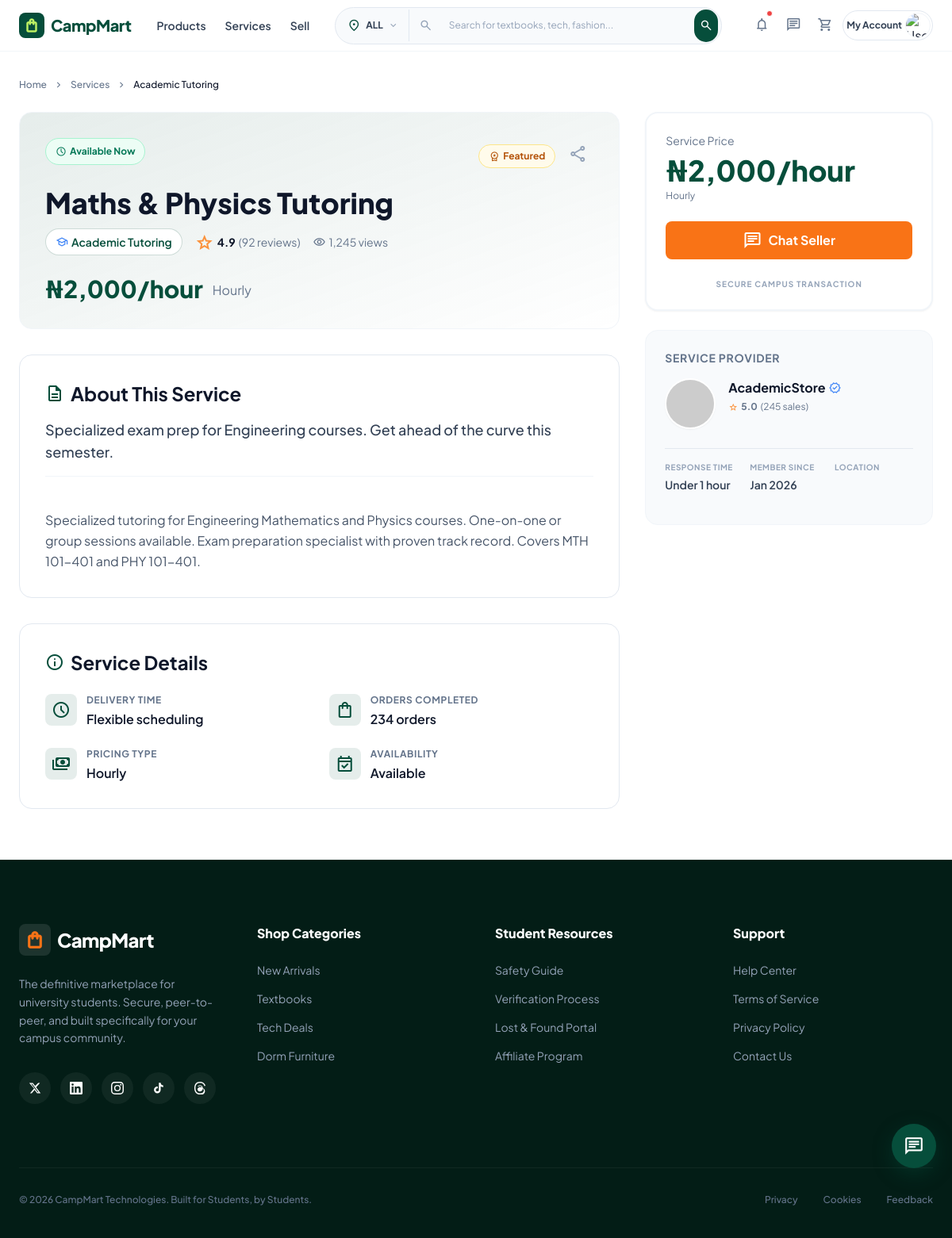
Screenshot of /service/maths-physics-tutoring with the database file from the repository.
### tables this page shows
CREATE TABLE `services` (
  `id` int(11) NOT NULL,
  `user_id` int(11) NOT NULL,
  `service_category_id` int(11) NOT NULL,
  `title` varchar(255) NOT NULL,
  `slug` varchar(255) NOT NULL,
  `description` text NOT NULL,
  `short_description` varchar(500) DEFAULT NULL,
  `pricing_type` enum('fixed','hourly','daily','project') DEFAULT 'fixed',
  `price` decimal(15,2) NOT NULL,
  `delivery_time` varchar(100) DEFAULT NULL,
  `availability` enum('available','busy','unavailable') DEFAULT 'available',
  `rating` decimal(3,2) DEFAULT 0.00,
  `total_ratings` int(11) DEFAULT 0,
  `total_orders` int(11) DEFAULT 0,
  `views_count` int(11) DEFAULT 0,
  `bookmarks_count` int(11) DEFAULT 0,
  `portfolio_images` longtext DEFAULT NULL CHECK (json_valid(`portfolio_images`)),
  `skills` longtext DEFAULT NULL CHECK (json_valid(`skills`)),
  `is_featured` tinyint(1) DEFAULT 0,
  `status` enum('active','paused','inactive') DEFAULT 'active',
  `created_at` timestamp NOT NULL DEFAULT current_timestamp(),
  `updated_at` timestamp NOT NULL DEFAULT current_timestamp() ON UPDATE current_timestamp()
);

CREATE TABLE `service_categories` (
  `id` int(11) NOT NULL,
  `name` varchar(100) NOT NULL,
  `slug` varchar(100) NOT NULL,
  `description` text DEFAULT NULL,
  `icon` varchar(100) DEFAULT NULL,
  `color_code` varchar(20) DEFAULT NULL,
  `is_active` tinyint(1) DEFAULT 1,
  `created_at` timestamp NOT NULL DEFAULT current_timestamp()
);

CREATE TABLE `users` (
  `id` int(11) NOT NULL,
  `pubkey` varchar(65) DEFAULT NULL,
  `username` varchar(100) NOT NULL,
  `email` varchar(255) NOT NULL,
  `role` enum('user','admin','seller') DEFAULT 'user',
  `password_hash` varchar(255) NOT NULL,
  `firstname` varchar(25) DEFAULT NULL,
  `lastname` varchar(25) DEFAULT NULL,
  `full_name` varchar(255) NOT NULL,
  `affiliate_code` varchar(12) NOT NULL,
  `referred_by` int(10) NOT NULL DEFAULT 0,
  `phone` varchar(20) DEFAULT NULL,
  `location` varchar(150) DEFAULT NULL,
  `bio` varchar(260) DEFAULT NULL,
  `date_of_birth` varchar(22) DEFAULT NULL,
  `profile_image` varchar(500) DEFAULT NULL,
  `university_id` int(11) DEFAULT NULL,
  `student_id` varchar(100) DEFAULT NULL,
  `department` varchar(150) DEFAULT NULL,
  `level` varchar(16) DEFAULT NULL,
  `role_id` int(11) DEFAULT 3,
  `is_verified` tinyint(1) DEFAULT 0,
  `verification_method` enum('email','student_id','phone','admin') DEFAULT 'email',
  `rating` decimal(3,2) DEFAULT 0.00,
  `total_ratings` int(11) DEFAULT 0,
  `total_sales` int(11) DEFAULT 0,
  `total_purchases` int(11) DEFAULT 0,
  `account_balance` decimal(15,2) DEFAULT 0.00,
  `status` enum('active','suspended','banned','pending') DEFAULT 'pending',
  `last_login` timestamp NULL DEFAULT NULL,
  `last_seen` timestamp NULL DEFAULT NULL,
  `created_at` timestamp NOT NULL DEFAULT current_timestamp(),
  `updated_at` timestamp NOT NULL DEFAULT current_timestamp() ON UPDATE current_timestamp()
);

### service.php (the view, shortened to what the rows shown need)
<?php
require_once 'includes/controller.php';
$slug = $_GET['slug'] ?? '';
$service_query = "
    SELECT s.*,
           u.username as provider_username,
           u.is_verified,
           u.full_name as provider_name,
           u.profile_image as provider_image,
           u.rating as provider_rating,
           u.total_sales as provider_total_sales,
           u.location as provider_location,
           sc.name as category_name,
           sc.icon as category_icon,
           sc.color_code as category_color
    FROM services s
    JOIN users u ON s.user_id = u.id
    LEFT JOIN service_categories sc ON s.service_category_id = sc.id
    WHERE s.slug = ?
    AND s.status = 'active'
    LIMIT 1
";
$stmt = $db->prepare($service_query);
$stmt->bind_param("s", $slug);
$stmt->execute();
$result = $stmt->get_result();
$service = $result->fetch_assoc();
$price_display = match($service['pricing_type']) {
    'hourly' => '₦' . number_format($service['price']) . '/hour',
    'per_project' => '₦' . number_format($service['price']) . '/project',
    default => '₦' . number_format($service['price'])
};
$availability_config = [
    'available' => ['bg' => 'bg-emerald-50', 'text' => 'text-emerald-700', 'border' => 'border-emerald-200', 'label' => 'Available Now'],
    'busy' => ['bg' => 'bg-amber-50', 'text' => 'text-amber-700', 'border' => 'border-amber-200', 'label' => 'Currently Busy'],
    'unavailable' => ['bg' => 'bg-slate-50', 'text' => 'text-slate-700', 'border' => 'border-slate-200', 'label' => 'Unavailable']
];
$avail = $availability_config[$service['availability']] ?? $availability_config['available'];
?>
<!DOCTYPE html>
<html class="light" lang="en">
<head>
    <script src="tailwind34.js"></script>
    <script id="tailwind-config">
        tailwind.config = {
            darkMode: "class",
            theme: {
                extend: {
                    colors: {
                        "primary": "#064E3B",
                        "secondary": "#F97316",
                        "accent": "#BEF264",
                        "surface": "#F8FAFC",
                    },
                    fontFamily: {
                        "display": ["Plus Jakarta Sans", "sans-serif"]
                    },
                },
            },
        }
    </script>
</head>
<body class="bg-white font-display text-slate-900 antialiased">
    <main class="max-w-[1440px] mx-auto px-6 py-8">
        <nav class="flex items-center gap-2 text-xs font-medium text-slate-500 mb-6">
            <a class="hover:text-primary" href="index.php">Home</a>
            <span class="material-symbols-outlined text-sm">chevron_right</span>
            <a class="hover:text-primary" href="services.php">Services</a>
            <span class="material-symbols-outlined text-sm">chevron_right</span>
            <span class="text-slate-900"><?php echo htmlspecialchars($service['category_name']); ?></span>
        </nav>
        <div class="grid grid-cols-1 lg:grid-cols-12 gap-8">
            <div class="lg:col-span-8">
                <div class="bg-gradient-to-br from-primary/10 via-primary/5 to-transparent rounded-2xl p-8 mb-8 border border-slate-100">
                    <div class="flex items-start justify-between mb-4">
                        <span class="inline-flex items-center gap-1 px-3 py-1.5 <?php echo $avail['bg'] . ' ' . $avail['text'] . ' border ' . $avail['border']; ?> rounded-full text-xs font-bold">
                            <span class="material-symbols-outlined text-sm">schedule</span>
                            <?php echo $avail['label']; ?>
                        </span>
                        <div class="flex items-center gap-2">
                            <?php if ($service['is_featured']): ?>
                            <span class="inline-flex items-center gap-1 px-3 py-1 bg-amber-50 text-amber-700 rounded-full text-xs font-bold border border-amber-200">
                            </span>
                            <?php endif; ?>
                            <button onclick="shareService()" class="p-2 rounded-lg text-slate-400 hover:text-primary hover:bg-primary/5 transition-colors">
                            </button>
                        </div>
                    </div>
                    <h1 class="text-4xl font-extrabold text-slate-900 mb-3"><?php echo htmlspecialchars($service['title']); ?></h1>
                    <div class="flex flex-wrap items-center gap-4 mb-6">
                        <span class="inline-flex items-center gap-1 px-3 py-1 bg-white text-primary text-sm font-semibold rounded-full border border-primary/20">
                            <span class="material-symbols-outlined text-base" style="<?php echo !empty($service['category_color']) ? 'color: ' . htmlspecialchars($service['category_color']) : ''; ?>">
                            </span>
                            <?php echo htmlspecialchars($service['category_name']); ?>
                        </span>
                        <?php if ($service['rating']): ?>
                        <div class="flex items-center gap-1 text-sm">
                            <span class="material-symbols-outlined text-orange-400 fill-1">star</span>
                            <span class="font-bold text-slate-900"><?php echo number_format($service['rating'], 1); ?></span>
                            <span class="text-slate-500">(<?php echo $service['total_ratings']; ?> reviews)</span>
                        </div>
                        <?php endif; ?>
                        <div class="flex items-center gap-1 text-sm text-slate-500">
                            <span class="material-symbols-outlined text-base">visibility</span>
                            <span><?php echo number_format($service['views_count']); ?> views</span>
                        </div>
                    </div>
                    <div class="flex items-end gap-3">
                        <span class="text-3xl font-black text-primary"><?php echo $price_display; ?></span>
                        <span class="text-slate-500 mb-1"><?php echo ucfirst(str_replace('_', ' ', $service['pricing_type'])); ?></span>
                    </div>
                </div>
                <div class="bg-white rounded-2xl border border-slate-200 p-6 md:p-8 mb-8">
                    <h2 class="text-2xl font-bold text-slate-900 mb-4 flex items-center gap-2">
                        <span class="material-symbols-outlined text-primary">description</span>
                        About This Service
                    </h2>
                    <?php if ($service['short_description']): ?>
                    <p class="text-lg font-medium text-slate-700 mb-4 pb-4 border-b border-slate-100">
                        <?php echo nl2br(htmlspecialchars($service['short_description'])); ?>
                    </p>
                    <?php endif; ?>
                    <div class="prose prose-slate max-w-none">
                        <p class="text-slate-600 leading-relaxed whitespace-pre-line">
                            <?php echo nl2br(htmlspecialchars($service['description'])); ?>
                        </p>
                    </div>
                </div>
                <div class="bg-white rounded-2xl border border-slate-200 p-6 md:p-8 mb-8">
                    <h2 class="text-2xl font-bold text-slate-900 mb-6 flex items-center gap-2">
                        <span class="material-symbols-outlined text-primary">info</span>
                        Service Details
                    </h2>
                    <div class="grid grid-cols-1 md:grid-cols-2 gap-6">
                        <?php if ($service['delivery_time']): ?>
                        <div class="flex items-start gap-3">
                            <div class="size-10 rounded-lg bg-primary/10 flex items-center justify-center shrink-0">
                                <span class="material-symbols-outlined text-primary">schedule</span>
                            </div>
                            <div>
                                <p class="text-xs font-bold text-slate-500 uppercase tracking-wider mb-1">Delivery Time</p>
                                <p class="text-base font-semibold text-slate-900"><?php echo htmlspecialchars($service['delivery_time']); ?></p>
                            </div>
                        </div>
                        <?php endif; ?>
                        <div class="flex items-start gap-3">
                            <div>
                                <p class="text-xs font-bold text-slate-500 uppercase tracking-wider mb-1">Orders Completed</p>
                                <p class="text-base font-semibold text-slate-900"><?php echo number_format($service['total_orders']); ?> orders</p>
                            </div>
                        </div>
                        <div class="flex items-start gap-3">
                            <div>
                                <p class="text-xs font-bold text-slate-500 uppercase tracking-wider mb-1">Pricing Type</p>
                                <p class="text-base font-semibold text-slate-900"><?php echo ucfirst(str_replace('_', ' ', $service['pricing_type'])); ?></p>
                            </div>
                        </div>
                        <div class="flex items-start gap-3">
                            <div>
                                <p class="text-xs font-bold text-slate-500 uppercase tracking-wider mb-1">Availability</p>
                                <p class="text-base font-semibold text-slate-900"><?php echo ucfirst($service['availability']); ?></p>
                            </div>
                        </div>
                    </div>
                </div>
            </div>
            <div class="lg:col-span-4 space-y-6">
                <div class="bg-white rounded-2xl border-2 border-slate-100 shadow-sm p-6 sticky top-6">
                    <div class="mb-6">
                        <p class="text-sm text-slate-500 mb-2">Service Price</p>
                        <p class="text-4xl font-black text-primary mb-1"><?php echo $price_display; ?></p>
                        <p class="text-xs text-slate-500"><?php echo ucfirst(str_replace('_', ' ', $service['pricing_type'])); ?></p>
                    </div>
                </div>
                <div class="bg-slate-50 rounded-2xl border border-slate-100 p-6">
                    <div class="flex items-start gap-4 mb-6">
                        <div class="flex-1 min-w-0">
                            <div class="flex items-center gap-1 mb-1">
                                <h4 class="font-bold text-slate-900 truncate"><?php echo htmlspecialchars($service['provider_name']); ?></h4>
                                <?php if ($service['is_verified']): ?>
                                <span class="material-symbols-outlined text-blue-500 text-base fill-1">verified</span>
                                <?php endif; ?>
                            </div>
                            <?php if ($service['provider_rating']): ?>
                            <div class="flex items-center gap-1 text-xs text-slate-500 mb-2">
                                <span class="material-symbols-outlined text-xs text-orange-400 fill-1">star</span>
                                <span class="font-bold"><?php echo number_format($service['provider_rating'], 1); ?></span>
                                <span>(<?php echo $service['provider_total_sales']; ?> sales)</span>
                            </div>
                            <?php endif; ?>
                        </div>
                    </div>
                    <div class="grid grid-cols-3 gap-2 py-4 border-t border-slate-200">
                        <div>
                            <p class="text-[10px] font-bold text-slate-400 uppercase tracking-wider mb-1">Member Since</p>
                            <p class="text-sm font-semibold text-slate-700"><?php echo date('M Y', strtotime($service['created_at'])); ?></p>
                        </div>
                    </div>
                </div>
            </div>
        </div>
    </main>
</body>
</html>

### rows the page displays
services: service_category.name "Academic Tutoring", availability "Available Now", title "Maths & Physics Tutoring", rating "4.9", total_ratings "92", views_count "1,245", price_display "₦2,000/hour", pricing_type "Hourly", short_description "Specialized exam prep for Engineering courses. Get ahead of the curve this semester.", description "Specialized tutoring for Engineering Mathematics and Physics courses. One-on-one or group sessions available. Exam preparation specialist with proven track record. Covers MTH 101-401 and PHY 101-401.", delivery_time "Flexible scheduling", total_orders "234", availability "Available", user.full_name "AcademicStore", user.rating "5.0", user.total_sales "245", created_at "Jan 2026"

### other values shown
$universityCode "ALL"
